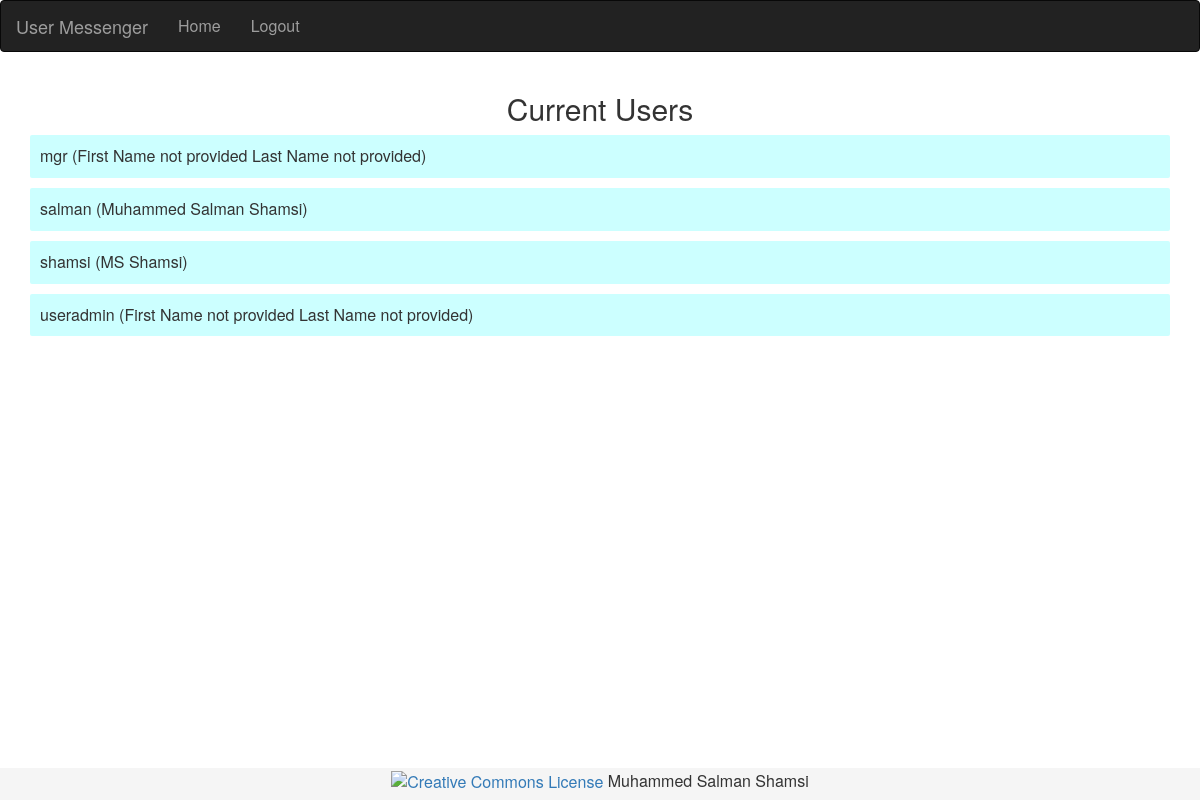
Screenshot of /viewall.php (signed in) with the database file from the repository.
### tables this page shows
CREATE TABLE `UserProfile` (
  `userid` varchar(45) NOT NULL,
  `fname` varchar(50) DEFAULT NULL,
  `lname` varchar(50) DEFAULT NULL,
  `email` varchar(100) DEFAULT NULL,
  `dob` date DEFAULT NULL,
  `headline` varchar(100) DEFAULT NULL,
  `current_pos` varchar(50) DEFAULT NULL,
  `highest_edu` varchar(50) DEFAULT NULL,
  `highest_univ` varchar(60) DEFAULT NULL,
  `state` varchar(30) DEFAULT NULL,
  `city` varchar(50) DEFAULT NULL,
  `country` varchar(20) DEFAULT NULL,
  `gender` varchar(15) DEFAULT NULL,
  `phoneno` varchar(15) DEFAULT NULL,
  `image` longblob,
  `description` text,
  `last_updated` timestamp NULL DEFAULT NULL,
  `updated_by` varchar(45) DEFAULT NULL
);

CREATE TABLE `Access` (
  `userid` varchar(45) NOT NULL,
  `pass` text NOT NULL,
  `date_of_creation` datetime NOT NULL,
  `role_id` int(11) NOT NULL,
  `created_by` varchar(45) DEFAULT NULL,
  `blocked` tinyint(1) NOT NULL DEFAULT '0'
);

### functions.php (called while the page is built, shortened)
<?php
$link=null;
function queryMysql($query)
{
    global $link;
    $result=  mysqli_query($link,$query);
    return $result;
}
function connectdB(){
    $db_name="myAssignDb";
}

### viewall.php (the view, shortened to what this page needs)
<html>
    <head>
        <?php require_once 'header.php' ?>
    </head>
    <body>
        <?php require_once 'navigationbar.php'?>
        <div class="container">
<?php if($loggedin){
            $result=  queryMysql("Select a.userid,fname,lname from Access a left outer join UserProfile u on a.userid=u.userid order by userid");
?>
            <h2 class="text-center">Current Users</h2>
<?php
if(mysqli_num_rows($result)>0){
    while($row=mysqli_fetch_array($result)){
            echo "<div class='message'>".$row['userid']." (";
            echo $row['fname']?$row['fname']:"First Name not provided";
            echo $row['lname']?$row['lname']:" Last Name not provided";
            echo ")</div>";
    }
 }
else{
    echo '<br><br><div class="message alert alert-info col-lg-12 col-md-12 col-sm-12">Currently there are no users of system!</div>';
}
}
else{
    echo '<div class="alert alert-danger">Please LogIn to use System</div>';
    header("Refresh: 2; url=login.php");
}
    echo '<br><br>';
require_once 'footer.php';
?>

### header.php (shortened to what this page needs)
<?php
 require_once 'functions.php';
echo <<<_END
    <meta charset="utf-8">
    <meta http-equiv="X-UA-Compatible" content="IE=edge">
    <meta name="viewport" content="width=device-width, initial-scale=1">
    <link href="css/bootstrap.min.css" rel="stylesheet">
    <link href="css/customized.css" rel="stylesheet">
_END;
if(isset($_SESSION['user']))
{
    $loggedin=TRUE;
}
 else {
    $loggedin=FALSE;
}

### navigationbar.php (shortened to what this page needs)
 <nav class="navbar navbar-inverse">
  <div class="container-fluid">
    <div class="navbar-header">
      <a class="navbar-brand" href="index.php">User Messenger</a>
    </div>
    <div class="collapse navbar-collapse" id="myNavbar">
      <ul class="nav navbar-nav">
        <li><a href="index.php">Home</a></li>
<?php
if($loggedin){
        echo '<li><a href="logout.php">Logout</a></li>';
}else{
        echo '<li><a href="login.php">LogIn</a></li>';
}
?>
      </ul>
    </div>
  </div>
</nav>

### footer.php (shortened to what this page needs)
</div>
  <footer class="footer">
    <div class="container text-center">
        <a rel="license" href="http://creativecommons.org/licenses/by-nc/4.0/">
        <img alt="Creative Commons License" style="border-width:0;" src="https://i.creativecommons.org/l/by-nc/4.0/80x15.png" /></a>
        <span xmlns:cc="http://creativecommons.org/ns#" property="cc:attributionName">Muhammed Salman Shamsi</span>
    </div>
  </footer>
 </body>
</html>

### css/customized.css (style rules this page uses)
body { font-size: 16px; }
.footer { position: fixed; bottom: 0; width: 100%; height: 2em; padding: 2px; background-color: #f5f5f5; }
.message { clear: both; background: #ccffff; padding: 10px; border-radius: 2px; margin-bottom: 10px; }
.container { padding-bottom: 2em; }

### rows the page displays
userprofile: userid.userid "mgr", shows "First Name not provided", shows "Last Name not provided"
userprofile: userid.userid "salman", fname "Muhammed Salman", lname "Shamsi"
userprofile: userid.userid "shamsi", fname "MS", lname "Shamsi"
userprofile: userid.userid "useradmin", shows "First Name not provided", shows "Last Name not provided"
